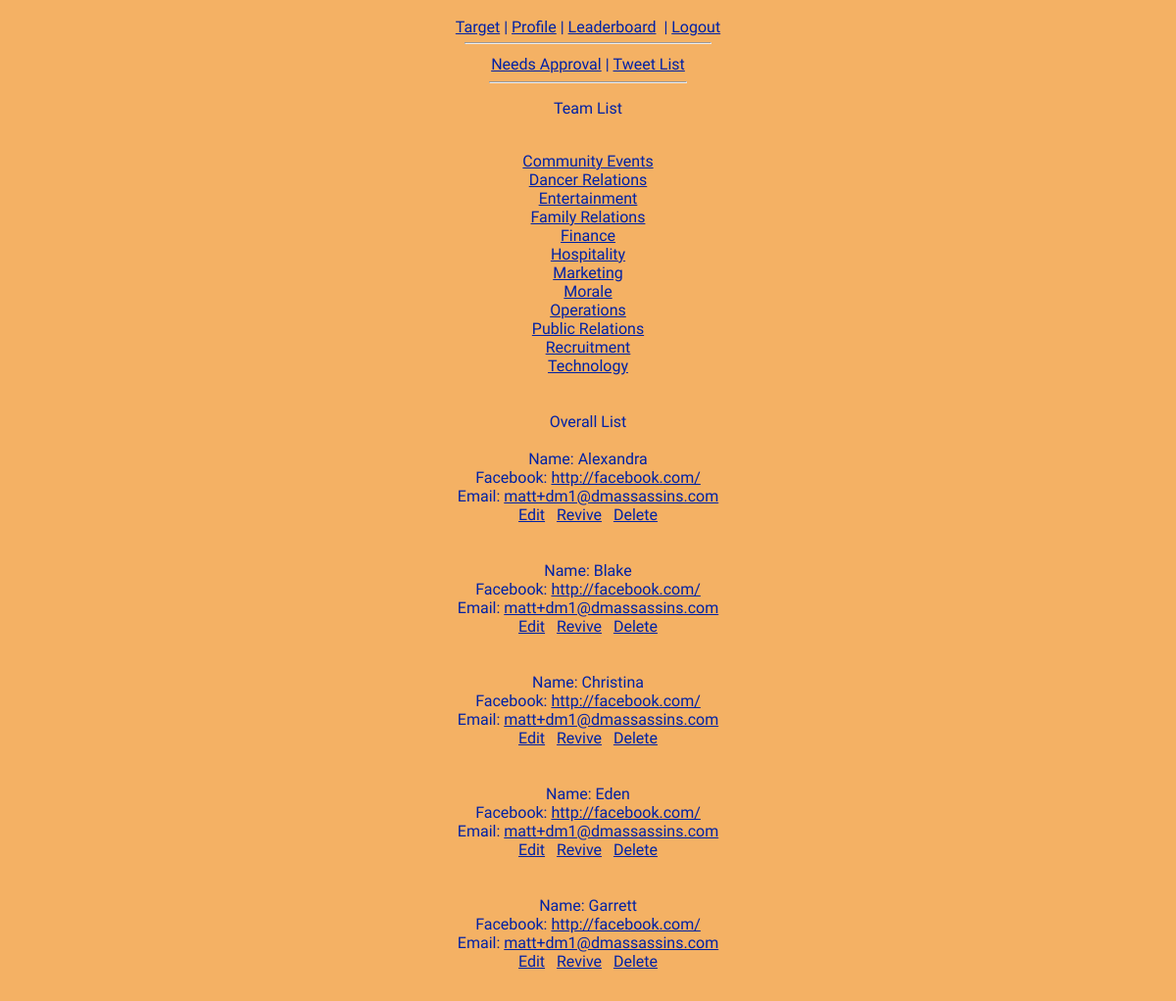
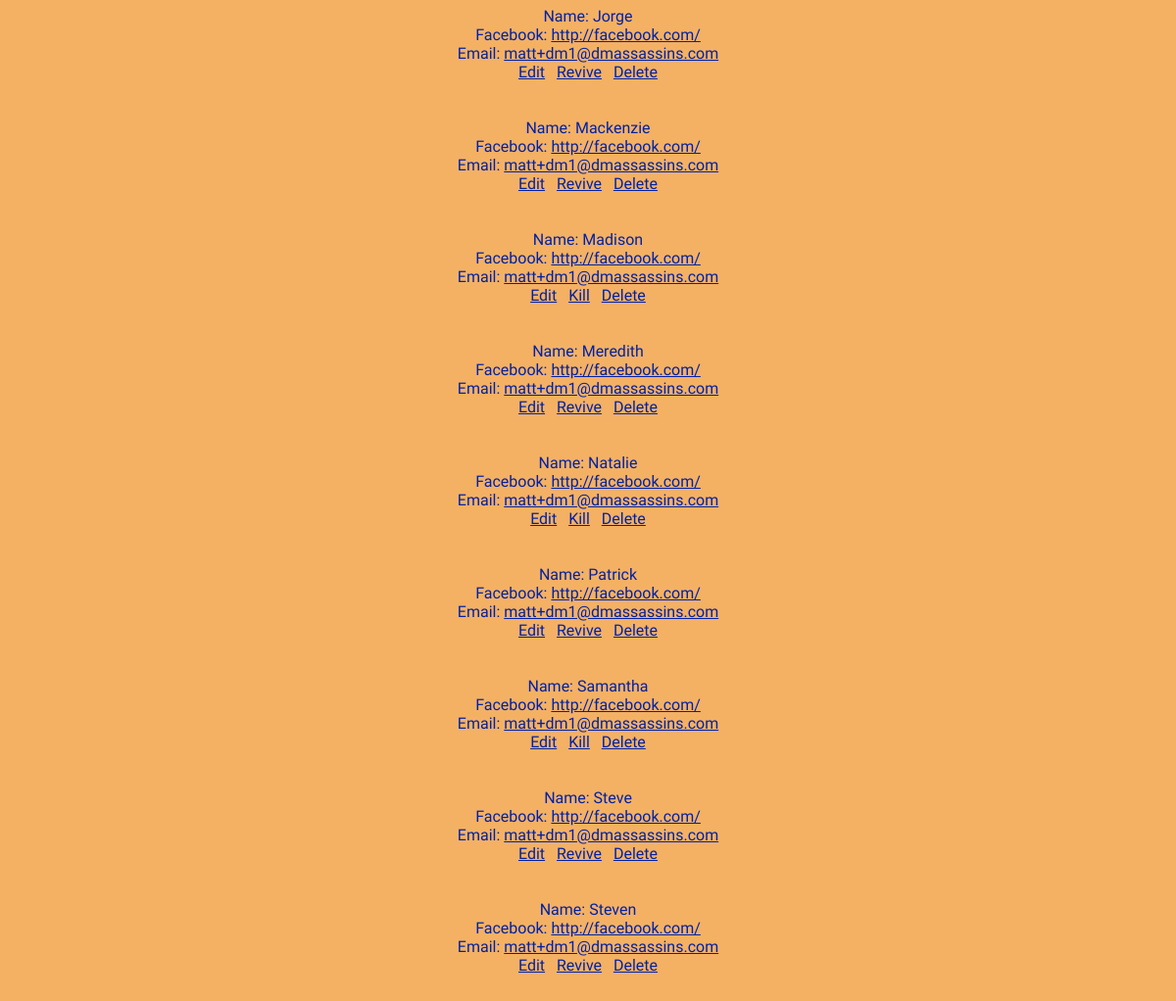
Screenshot of /admin.php (signed in) with the database file from the repository (2 pictures, top to bottom).
### tables this page shows
CREATE TABLE `users` (
  `pin` smallint(3) NOT NULL,
  `username` text,
  `password` text,
  `name` text,
  `email` text,
  `facebook` text,
  `team` smallint(2) DEFAULT NULL,
  `usertype` smallint(6) DEFAULT NULL,
  `killed` smallint(6) DEFAULT NULL,
  `alive` tinyint(1) DEFAULT NULL,
  `target` smallint(3) DEFAULT NULL,
  `targetted` tinyint(1) DEFAULT NULL,
  `time` timestamp NOT NULL DEFAULT CURRENT_TIMESTAMP ON UPDATE CURRENT_TIMESTAMP,
  PRIMARY KEY (`pin`)
);

### getTeam.php (called while the page is built, shortened)
<?php
function getTeam($teamNum)
{
	switch ($teamNum)
	{
		case	0	: $outputTeam = "Community Events"; break;
		case	1	: $outputTeam = "Dancer Relations"; break;
		case	2	: $outputTeam = "Entertainment"; break;
		case	3	: $outputTeam = "Family Relations"; break;
		case	4	: $outputTeam = "Finance"; break;
		case	5	: $outputTeam = "Hospitality"; break;
		case	6	: $outputTeam = "Marketing"; break;
		case	7	: $outputTeam = "Morale"; break;
		case	8	: $outputTeam = "Operations"; break;
		case	9	: $outputTeam = "Public Relations"; break;
		case	10	: $outputTeam = "Recruitment"; break;
		case	11	: $outputTeam = "Technology"; break;
	}
	return $outputTeam;
}
?>

### admin.php (the view, shortened to what this page needs)
<html>
<head>
</head>
<body>
<?php
	$table = "users";
include("dashboard.php");
include("getTeam.php");
echo("<p>Team List</p><br />");
for($i=0; $i<12; $i++)
{
	$outputTeam = getTeam($i);
	echo('<a href =overall.php?team='.$i.'>'.$outputTeam.'</a><br/>');
}
echo('<br /><br />Overall List<br />');
	$result = mysql_query("SELECT * FROM $table where usertype = 1  ORDER BY name");
while ($row = mysql_fetch_array($result))
	{
		$name = $row["name"];
		$username = $row["username"];
		$facebook = $row["facebook"];
		$email = $row["email"];
		$target = $row["target"];
		echo("<br />Name: ".$name);
		echo('<br />Facebook: <a href="'.$facebook.'">'.$facebook.'</a>');
		echo('<br />Email: <a href="mailto:'.$email.'">'.$email.'</a>');
		echo('<br /><a href="editUser.php?username='.$username.'"> Edit</a> ');
		if ($target)
		{
			echo(' &nbsp; <a href="killUser.php?username='.$username.'" onclick="return confirm('."'Are you sure you want to kill this user? If yes, then click OK.'".')">Kill</a>');
		}
		else
		{
			echo(' &nbsp; <a href="reviveUser.php?username='.$username.'" onclick="return confirm('."'Are you sure you want to revive this user? If yes, then click OK.'".')">Revive</a>');
		}
		echo(' &nbsp; <a href="deleteUser.php?username='.$username.'" onclick="return confirm('."'Are you sure you want to delete this user? If yes, then click OK.'".')">Delete</a><br /><br />');
	}
?>
</div>
</body>
</html>

### styles.css (style rules this page uses)
body { background: #f4b164; background: -webkit-gradient(radial, center center, 0px, center center, 100%, color-stop(0%,#ea780e), color-stop(100%,#f4b164)); background: -moz-radial-gradient(center, ellipse cover, #ea780e 0%, #f4b164 100%); background: -ms-radial-gradient(center, ellipse cover, #ea780e 0%,#f4b164 100%); background: radial-gradient(center, ellipse cover, #ea780e 0%,#f4b164 100%); filter: progid:DXImageTransform.Microsoft.gradient( startColorstr='#ea780e', endColorstr='#f4b164',GradientType=1 ); background-position: 100% 100%; background-repeat: no-repeat; background-attachment: fixed; }
a { color: #0021A5; text-decoration: underline; font-family: 'Kameron', serif; }

### rows the page displays
users: name "Alexandra", facebook "http://facebook.com/", email "matt+dm1@dmassassins.com"
users: name "Blake", facebook "http://facebook.com/", email "matt+dm1@dmassassins.com"
users: name "Christina", facebook "http://facebook.com/", email "matt+dm1@dmassassins.com"
users: name "Eden", facebook "http://facebook.com/", email "matt+dm1@dmassassins.com"
users: name "Garrett", facebook "http://facebook.com/", email "matt+dm1@dmassassins.com"
users: name "Jorge", facebook "http://facebook.com/", email "matt+dm1@dmassassins.com"
users: name "Mackenzie", facebook "http://facebook.com/", email "matt+dm1@dmassassins.com"
users: name "Madison", facebook "http://facebook.com/", email "matt+dm1@dmassassins.com"
users: name "Meredith", facebook "http://facebook.com/", email "matt+dm1@dmassassins.com"
users: name "Natalie", facebook "http://facebook.com/", email "matt+dm1@dmassassins.com"
users: name "Patrick", facebook "http://facebook.com/", email "matt+dm1@dmassassins.com"
users: name "Samantha", facebook "http://facebook.com/", email "matt+dm1@dmassassins.com"
users: name "Steve", facebook "http://facebook.com/", email "matt+dm1@dmassassins.com"
users: name "Steven", facebook "http://facebook.com/", email "matt+dm1@dmassassins.com"

### other values shown
$outputTeam "Community Events"
$outputTeam "Dancer Relations"
$outputTeam "Entertainment"
$outputTeam "Family Relations"
$outputTeam "Finance"
$outputTeam "Hospitality"
$outputTeam "Marketing"
$outputTeam "Morale"
$outputTeam "Operations"
$outputTeam "Public Relations"
$outputTeam "Recruitment"
$outputTeam "Technology"
